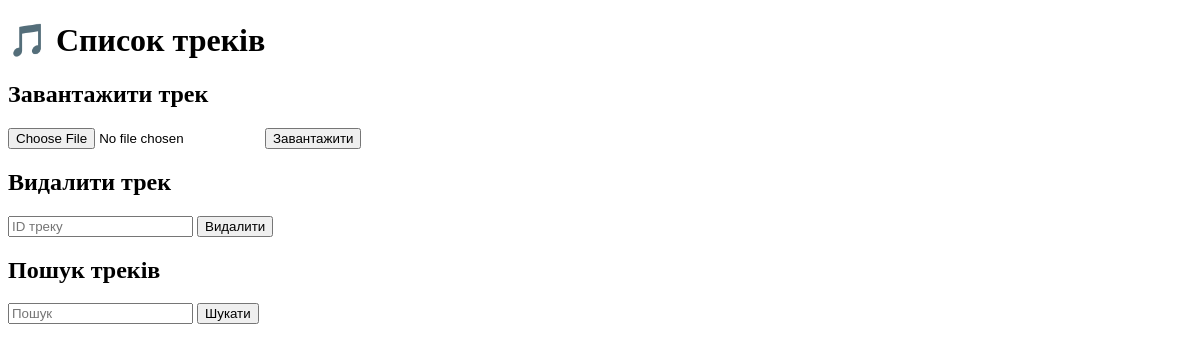
Before: / with the older database file.
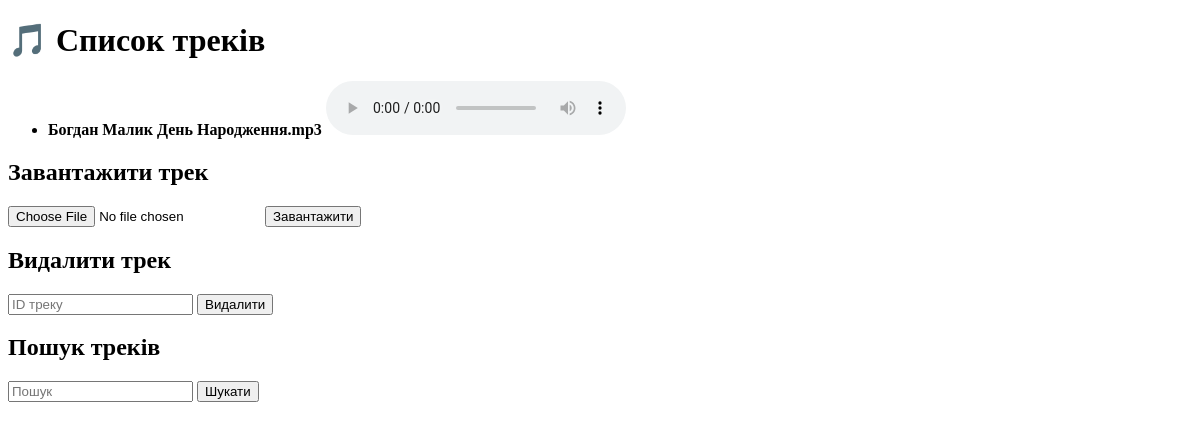
After: the same page with the newer database file.
### models/models.py (models this page shows)
class Track(Base):
    __tablename__ = "tracks"
    id = Column(Integer, primary_key=True, index=True)
    title = Column(String, index=True)
    filename = Column(String, unique=True)
    author_id = Column(Integer, ForeignKey("authors.id"))
    author = relationship("Author", back_populates="tracks")
    playlists = relationship("Playlist", secondary=playlist_track, back_populates="tracks")

### main.py (the view)
@app.get("/", response_class=HTMLResponse)
def read_index(request: Request):
    from db.database import SessionLocal
    from models.models import Track
    db = SessionLocal()
    tracks = db.query(Track).all()
    db.close()
    return templates.TemplateResponse("index.html", {"request": request, "tracks": tracks})

### templates/index.html (shortened to what this page needs)
<!DOCTYPE html>
<html>
<head>
</head>
<body>
    <h1>🎵 Список треків</h1>
    <ul>
        {% for track in tracks %}
            <li>
                <strong>{{ track.title }}</strong>
                <audio controls>
                    <source src="/tracks/play/{{ track.id }}" type="audio/mpeg">
                </audio>
            </li>
        {% endfor %}
    </ul>
    <h2>Завантажити трек</h2>
    <form action="/tracks/add" method="post" enctype="multipart/form-data">
        <input type="file" name="file" required>
        <button type="submit">Завантажити</button>
    </form>
    <h2>Видалити трек</h2>
    <form action="/tracks/delete/1" method="post" onsubmit="event.preventDefault(); deleteTrack();">
        <input type="number" id="deleteId" name="id" placeholder="ID треку" required>
        <button type="submit">Видалити</button>
    </form>
    <h2>Пошук треків</h2>
    <form action="/tracks/search" method="get">
        <input type="text" name="query" placeholder="Пошук">
        <button type="submit">Шукати</button>
    </form>
</body>
</html>

Changed rows visible on the page:
added Track: title "Богдан Малик День Народження.mp3"
